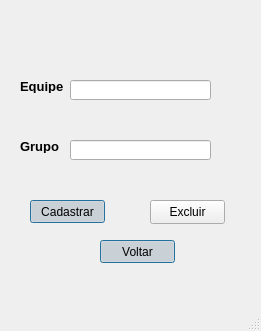
<?xml version="1.0" encoding="UTF-8"?>
<ui version="4.0">
 <class>MainWindow</class>
 <widget class="QMainWindow" name="MainWindow">
  <property name="geometry">
   <rect>
    <x>0</x>
    <y>0</y>
    <width>261</width>
    <height>331</height>
   </rect>
  </property>
  <property name="windowTitle">
   <string>MainWindow</string>
  </property>
  <widget class="QWidget" name="centralwidget">
   <widget class="QLabel" name="label">
    <property name="geometry">
     <rect>
      <x>20</x>
      <y>80</y>
      <width>47</width>
      <height>13</height>
     </rect>
    </property>
    <property name="font">
     <font>
      <pointsize>10</pointsize>
      <italic>false</italic>
      <bold>true</bold>
      <underline>false</underline>
      <strikeout>false</strikeout>
     </font>
    </property>
    <property name="text">
     <string>Equipe</string>
    </property>
   </widget>
   <widget class="QLabel" name="label_2">
    <property name="geometry">
     <rect>
      <x>20</x>
      <y>140</y>
      <width>47</width>
      <height>13</height>
     </rect>
    </property>
    <property name="font">
     <font>
      <pointsize>10</pointsize>
      <bold>true</bold>
     </font>
    </property>
    <property name="text">
     <string>Grupo</string>
    </property>
   </widget>
   <widget class="QLineEdit" name="lineEdit">
    <property name="geometry">
     <rect>
      <x>70</x>
      <y>80</y>
      <width>141</width>
      <height>20</height>
     </rect>
    </property>
    <property name="alignment">
     <set>Qt::AlignHCenter|Qt::AlignTop</set>
    </property>
    <property name="dragEnabled">
     <bool>true</bool>
    </property>
    <property name="readOnly">
     <bool>false</bool>
    </property>
    <property name="clearButtonEnabled">
     <bool>false</bool>
    </property>
   </widget>
   <widget class="QLineEdit" name="lineEdit_2">
    <property name="geometry">
     <rect>
      <x>70</x>
      <y>140</y>
      <width>141</width>
      <height>20</height>
     </rect>
    </property>
    <property name="alignment">
     <set>Qt::AlignLeading|Qt::AlignLeft|Qt::AlignTop</set>
    </property>
    <property name="dragEnabled">
     <bool>true</bool>
    </property>
   </widget>
   <widget class="QPushButton" name="pushButton">
    <property name="geometry">
     <rect>
      <x>30</x>
      <y>200</y>
      <width>75</width>
      <height>23</height>
     </rect>
    </property>
    <property name="text">
     <string>Cadastrar</string>
    </property>
    <property name="checkable">
     <bool>true</bool>
    </property>
    <property name="checked">
     <bool>true</bool>
    </property>
    <property name="autoRepeat">
     <bool>false</bool>
    </property>
    <property name="autoExclusive">
     <bool>false</bool>
    </property>
    <property name="default">
     <bool>true</bool>
    </property>
    <property name="flat">
     <bool>true</bool>
    </property>
   </widget>
   <widget class="QPushButton" name="pushButton_2">
    <property name="geometry">
     <rect>
      <x>100</x>
      <y>240</y>
      <width>75</width>
      <height>23</height>
     </rect>
    </property>
    <property name="text">
     <string>Voltar</string>
    </property>
    <property name="checkable">
     <bool>true</bool>
    </property>
    <property name="checked">
     <bool>true</bool>
    </property>
    <property name="autoDefault">
     <bool>false</bool>
    </property>
    <property name="default">
     <bool>true</bool>
    </property>
    <property name="flat">
     <bool>true</bool>
    </property>
   </widget>
   <widget class="QPushButton" name="pushButton_3">
    <property name="geometry">
     <rect>
      <x>150</x>
      <y>200</y>
      <width>75</width>
      <height>24</height>
     </rect>
    </property>
    <property name="text">
     <string>Excluir</string>
    </property>
   </widget>
  </widget>
  <widget class="QMenuBar" name="menubar">
   <property name="geometry">
    <rect>
     <x>0</x>
     <y>0</y>
     <width>261</width>
     <height>22</height>
    </rect>
   </property>
  </widget>
  <widget class="QStatusBar" name="statusbar"/>
 </widget>
 <resources/>
 <connections/>
</ui>
